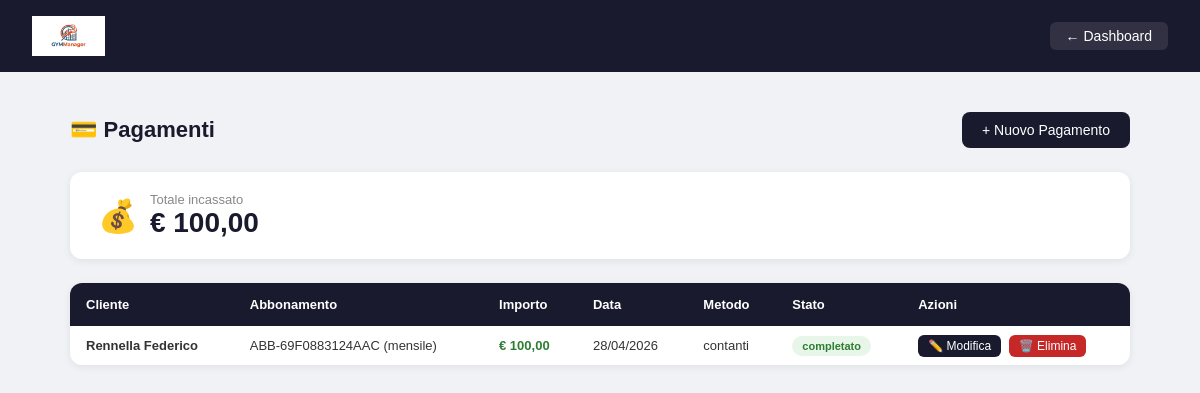
/palestra/pages/pagamenti.php (signed in), run on the app's committed database.
### tables this page shows
CREATE TABLE `pagamento` (
  `id_pagamento` int(11) NOT NULL,
  `id_abbonamento` int(11) NOT NULL,
  `importo` decimal(8,2) NOT NULL,
  `data_pagamento` date NOT NULL,
  `metodo_pagamento` enum('contanti','carta','bonifico','paypal') NOT NULL,
  `stato` enum('completato','in_attesa','fallito','rimborsato') NOT NULL DEFAULT 'completato',
  `data_scadenza` date DEFAULT NULL,
  `codice_transazione` varchar(100) DEFAULT NULL
);

CREATE TABLE `persona` (
  `id_persona` int(11) NOT NULL,
  `username` varchar(50) NOT NULL,
  `email` varchar(100) NOT NULL,
  `password` varchar(255) NOT NULL,
  `nome` varchar(50) NOT NULL,
  `cognome` varchar(50) NOT NULL,
  `telefono` varchar(20) DEFAULT NULL,
  `ruolo` enum('admin','cliente','istruttore') NOT NULL DEFAULT 'cliente'
);

CREATE TABLE `abbonamento` (
  `id_abbonamento` int(11) NOT NULL,
  `id_cliente` int(11) NOT NULL,
  `codice` varchar(30) NOT NULL,
  `data_inizio` date NOT NULL,
  `data_fine` date NOT NULL,
  `costo` decimal(8,2) NOT NULL,
  `tipo` enum('mensile','annuale') NOT NULL,
  `stato` enum('attivo','scaduto','sospeso','annullato') NOT NULL DEFAULT 'attivo',
  `descrizione` text DEFAULT NULL,
  `rinnovo_automatico` tinyint(1) NOT NULL DEFAULT 0,
  `bonus_mensile` varchar(100) DEFAULT NULL,
  `bonus_annuale` varchar(100) DEFAULT NULL,
  `pagamento_rateizzato` tinyint(1) NOT NULL DEFAULT 0
);

### palestra/pages/pagamenti.php (the view, shortened to what this page needs)
<?php
require_once "../config/db.php";
$pagamenti = $pdo->query("
    SELECT PA.id_pagamento, PA.importo, PA.data_pagamento,
           PA.metodo_pagamento, PA.stato, PA.codice_transazione,
           P.nome, P.cognome,
           A.codice AS codice_abbonamento, A.tipo
    FROM PAGAMENTO PA
    JOIN ABBONAMENTO A ON PA.id_abbonamento = A.id_abbonamento
    JOIN CLIENTE C ON A.id_cliente = C.id_persona
    JOIN PERSONA P ON C.id_persona = P.id_persona
    ORDER BY PA.data_pagamento DESC
")->fetchAll();
$totale = array_sum(array_column($pagamenti, 'importo'));
?>
<!DOCTYPE html>
<html lang="it">
<head>
</head>
<body>
<div class="navbar">
    <img src="../assets/logo.jpg" style="height:40px;">
    <div style="display:flex; gap:12px;">
        <a href="dashboard.php">← Dashboard</a>
    </div>
</div>
<div class="contenuto">
    <div class="intestazione">
        <h2>💳 Pagamenti</h2>
        <a class="btn" href="nuovo_pagamento.php">+ Nuovo Pagamento</a>
    </div>
    <div class="riepilogo">
        <div class="icona">💰</div>
        <div>
            <div class="label">Totale incassato</div>
            <div class="valore">€ <?= number_format($totale, 2, ',', '.') ?></div>
        </div>
    </div>
    <table>
        <thead>
            <tr>
                <th>Cliente</th>
                <th>Abbonamento</th>
                <th>Importo</th>
                <th>Data</th>
                <th>Metodo</th>
                <th>Stato</th>
                <th>Azioni</th>
            </tr>
        </thead>
        <tbody>
            <?php if(empty($pagamenti)): ?>
            <tr>
                <td colspan="7" class="nessun-record">Nessun pagamento ancora!</td>
            </tr>
            <?php else: ?>
            <?php foreach($pagamenti as $p): ?>
            <tr>
                <td><strong><?= htmlspecialchars($p['cognome'].' '.$p['nome']) ?></strong></td>
                <td><?= htmlspecialchars($p['codice_abbonamento']) ?> (<?= $p['tipo'] ?>)</td>
                <td class="importo">€ <?= number_format($p['importo'], 2, ',', '.') ?></td>
                <td><?= date('d/m/Y', strtotime($p['data_pagamento'])) ?></td>
                <td><?= htmlspecialchars($p['metodo_pagamento']) ?></td>
                <td>
                    <span class="badge <?= $p['stato'] ?>">
                        <?= $p['stato'] ?>
                    </span>
                </td>
                <td>
                    <a class="btn-modifica" href="modifica_pagamento.php?id=<?= $p['id_pagamento'] ?>">✏️ Modifica</a>
                    <a class="btn-elimina" href="elimina_pagamento.php?id=<?= $p['id_pagamento'] ?>" onclick="return confirm('Sei sicuro di voler eliminare questo pagamento?')">🗑️ Elimina</a>
                </td>
            </tr>
            <?php endforeach; ?>
            <?php endif; ?>
        </tbody>
    </table>
</div>
</body>
</html>

### palestra/pages/pagamenti.php (style rules this page uses)
* { margin: 0; padding: 0; box-sizing: border-box; }
body { font-family: Arial, sans-serif; background: #f0f2f5; }
.navbar { background: #1a1a2e; color: white; padding: 16px 32px; display: flex; justify-content: space-between; align-items: center; }
.navbar a { color: white; text-decoration: none; font-size: 14px; background: rgba(255,255,255,0.1); padding: 6px 16px; border-radius: 6px; }
.contenuto { max-width: 1100px; margin: 40px auto; padding: 0 20px; }
.intestazione { display: flex; justify-content: space-between; align-items: center; margin-bottom: 24px; }
.intestazione h2 { font-size: 22px; color: #1a1a2e; }
.btn { background: #1a1a2e; color: white; padding: 10px 20px; border-radius: 8px; text-decoration: none; font-size: 14px; }
.riepilogo { background: white; border-radius: 12px; padding: 20px 28px; box-shadow: 0 2px 8px rgba(0,0,0,0.07); margin-bottom: 24px; display: flex; align-items: center; gap: 12px; }
.riepilogo .icona { font-size: 32px; }
.riepilogo .label { font-size: 13px; color: #888; }
.riepilogo .valore { font-size: 28px; font-weight: bold; color: #1a1a2e; }
table { width: 100%; background: white; border-radius: 12px; box-shadow: 0 2px 8px rgba(0,0,0,0.07); border-collapse: collapse; overflow: hidden; }
th { background: #1a1a2e; color: white; padding: 14px 16px; text-align: left; font-size: 13px; }
td { padding: 12px 16px; font-size: 13px; border-bottom: 1px solid #f0f2f5; color: #333; }
tr:last-child td { border-bottom: none; }
.badge { padding: 4px 10px; border-radius: 20px; font-size: 11px; font-weight: bold; }
.badge.completato { background: #e8f5e9; color: #2e7d32; }
.importo { font-weight: bold; color: #2e7d32; }
.btn-modifica { background: #1a1a2e; color: white; padding: 4px 10px; border-radius: 6px; text-decoration: none; font-size: 12px; }
.btn-elimina { background: #c62828; color: white; padding: 4px 10px; border-radius: 6px; text-decoration: none; font-size: 12px; margin-left: 4px; }

### data on the page
pagamento: persona.cognome+nome "Rennella Federico", id_abbonamento.codice "ABB-69F0883124AAC", id_abbonamento.tipo "mensile", importo "100,00", data_pagamento "28/04/2026", metodo_pagamento "contanti", stato "completato"

### other printed values
$totale "100,00"
